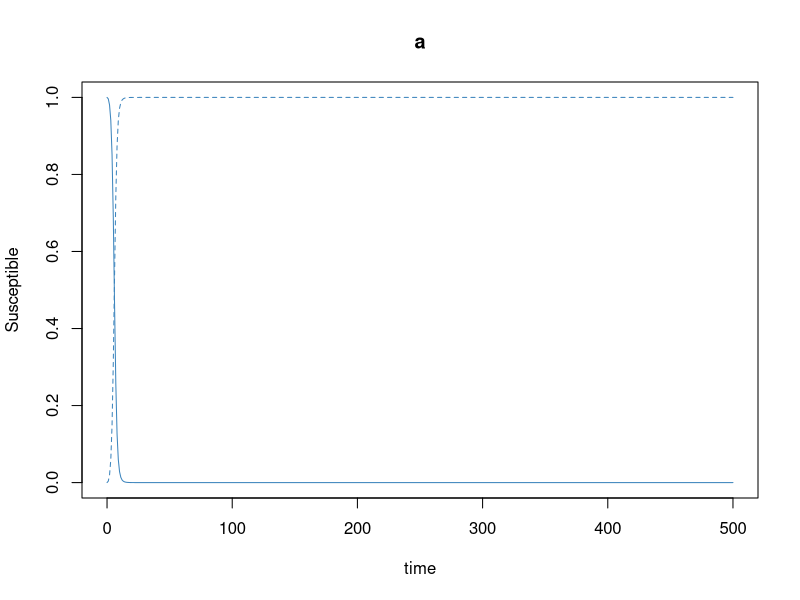
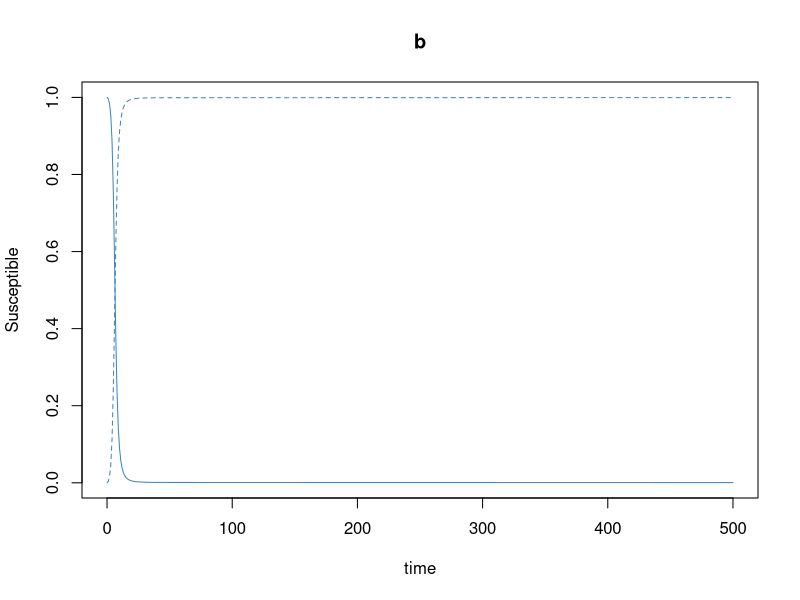
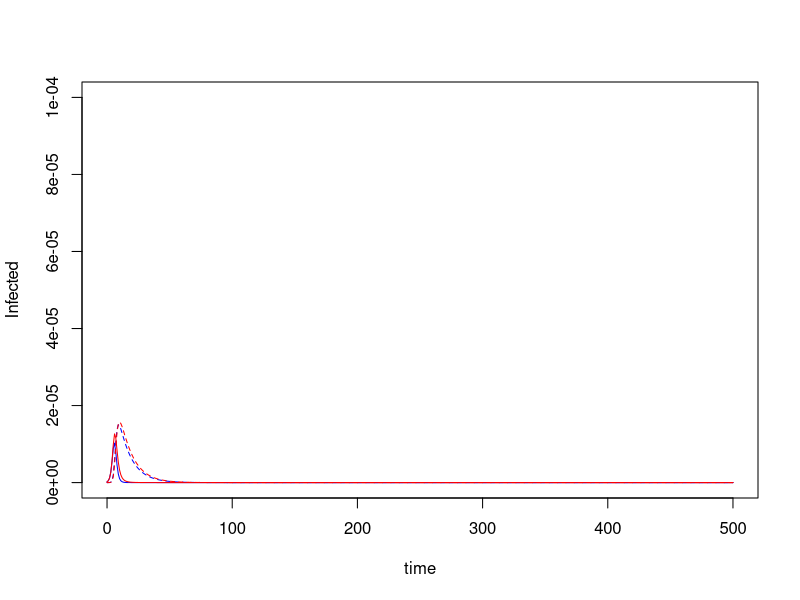
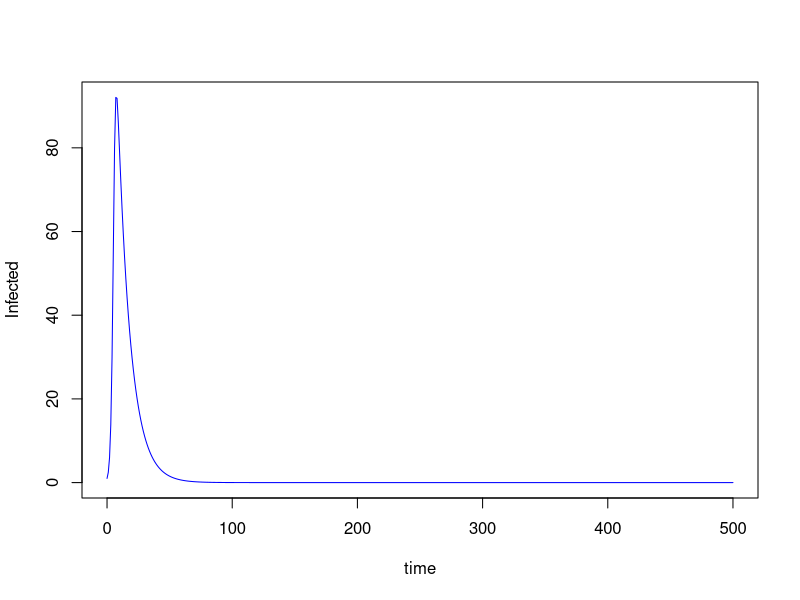
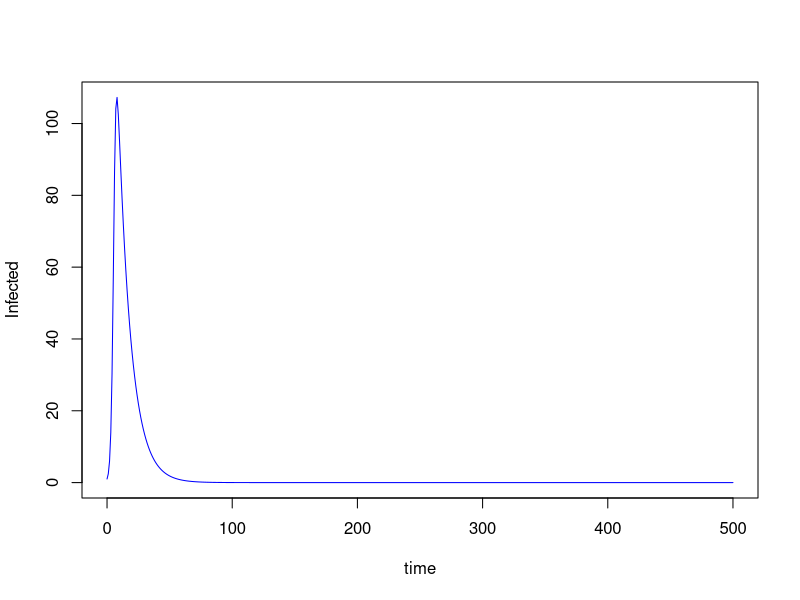
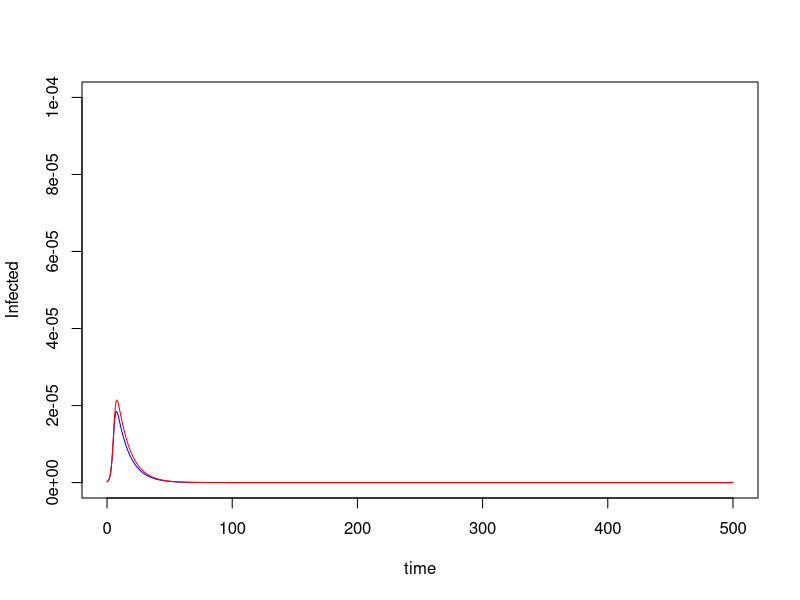
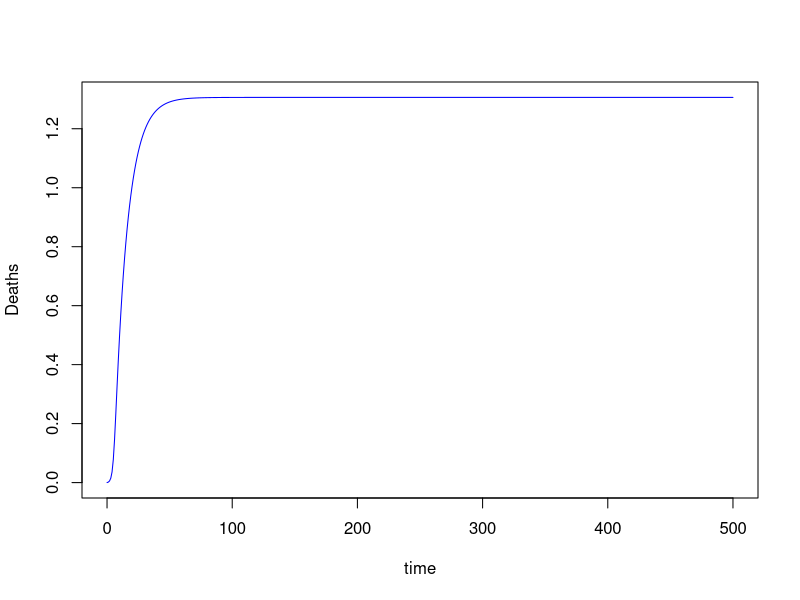
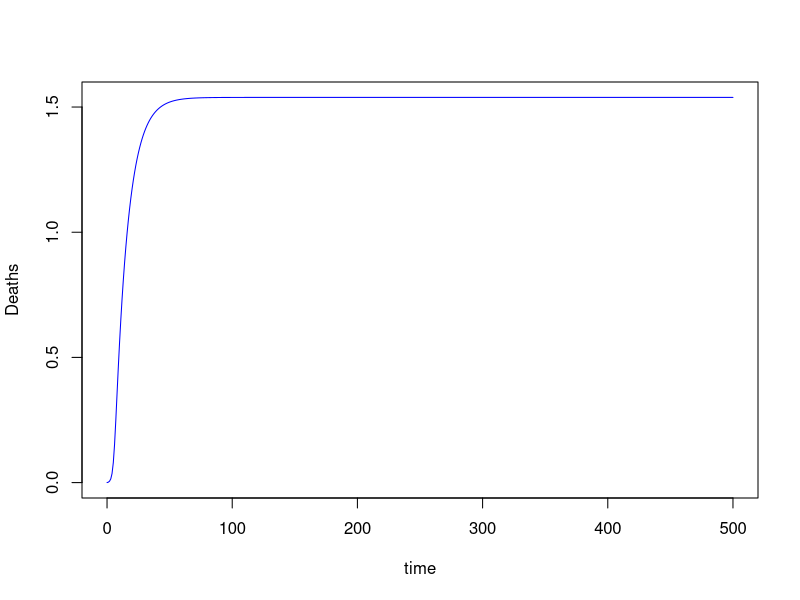

Generate these figures, in order, with R:
# adapted from Harris et al.
# https://github.com/mjharris95/divided-disease/blob/main/aware-eqs.R
# https://www.cambridge.org/core/journals/evolutionary-human-sciences/article/social-divisions-and-risk-perception-drive-divergent-epidemics-and-large-later-waves/71613CAF7D03C9F20A8864A59B9BF311#article

library(deSolve)
library(tidyverse)
library(reshape2)

full_aware<-function(h=NA, epsilon=NA, mu=NA, kappa=NA, beta=NA, rho=NA, sigma = NA, omega = NA,
                     theta=5, phi=.1, kappa_a=.1,  kappa_b=.1, rho_a=.1,  
                     mu_a=.05, mu_b=.05, beta_a=.5, beta_b=.5, rho_b=.1,
                     ha=.99, hb=.99, epsilon_a=.5, epsilon_b=.5, sigma_a = .5, sigma_b = .5, 
                     ell=1, I0_a=1, I0_b=1, N0_a = 0.8*10000000, N0_b = 0.2*10000000,
                     v_val=0, v_start=0, time=200, theta_a=.2, theta_b=.2, omega_a = .5, omega_b = .5,
                     get_params=FALSE){
  if(!is.na(beta)){
    beta_a<-beta
    beta_b<-beta
  }
  
  if(!is.na(kappa)){
    kappa_a<-kappa
    kappa_b<-kappa
  }
  
  if(!is.na(mu)){
    mu_a<-mu
    mu_b<-mu
  }
  
  if(!is.na(rho)){
    rho_a<-rho
    rho_b<-rho
  }
  
  if(!is.na(h)){
    ha<-h
    hb<-h
  }
  
  if(!is.na(epsilon)){
    epsilon_a<-epsilon
    epsilon_b<-epsilon
  }
  
  if(!is.na(sigma)){
    sigma_a<-sigma
    sigma_b<-sigma
  }
  
  if(!is.na(theta)){
    theta_a<-theta
    theta_b<-theta
  }
  
  if(!is.na(omega)){
    omega_a<-omega
    omega_b<-omega
  }
  
  N_a = N0_a
  N_b = N0_b
  
  params<-c("kappa_a"=kappa_a, "kappa_b"=kappa_b,  "theta"=theta, 
            "beta_a"=beta_a, "beta_b"=beta_b, "rho"=rho, "phi"=phi, 
            "rho_a"=rho_a, "rho_b"=rho_b,
            "mu_a"=mu_a, "mu_b"=mu_b, "epsilon_a"=epsilon_a, "epsilon_b"=epsilon_b,  "ha"=ha, "hb"=hb, "ell"=ell, "v_start"=v_start, "v_val"=v_val, "time"=time, 
            "I0_a"=I0_a, "I0_b"=I0_b, 
            "N0_a" = N0_a, "N0_b"=N0_b,
            "theta_a"=theta_a, "theta_b"=theta_b,
            "sigma_a" = sigma_a, "sigma_b" = sigma_b,
            "omega_a" = omega_a, "omega_b" = omega_b) 
  state<-c( 
    
    #group a
    SUa<-(N0_a - I0_a)*1,
    SPa<-(N0_a - I0_a)*0,
    IUa<-I0_a,
    IPa<-0,
    RUa<-0,
    RPa<-0,
    DUa<-0,
    DPa<-0,

    #group b
    SUb<-(N0_b - I0_b)*1,
    SPb<-(N0_b - I0_b)*0,
    IUb<-I0_b,
    IPb<-0,
    RUb<-0,
    RPb<-0,
    DUb<-0,
    DPb<-0
  )
  
  names(state)<- c("SUa", "SPa", "IUa", "IPa", "RUa", "RPa", "DUa", "DPa",
                   "SUb", "SPb", "IUb", "IPb", "RUb", "RPb", "DUb", "DPb")
  
  sir_upu<-function(t, state, parameter){
    
    with(as.list(c(parameter, state)), {
      
      
      if(t<ell){
        lag<-rep(0, 16)
      }
      else{
        lag<-lagvalue(t-ell)
      }
      
      #transitions for group a
      if(t>v_start){
        v <- v_val
      }
      else{
        v<-0
      }
      

      dSUa <- -sqrt(beta_a)*SUa*(sqrt(beta_a)*ha*(IUa/N_a+kappa_a*IPa/N_a)+sqrt(beta_b)*(1-ha)*(IUb/N_b+kappa_b*IPb/N_b)) - 
        theta_a * SUa * (epsilon_a * (DUa+DPa-lag[7]-lag[8]) + (1-epsilon_a) * (DUb+DPb-lag[15]-lag[16]) ) - 
        omega_a * SUa * (sigma_a *(SPa + IPa + RPa)/N_a + (1 - sigma_a)* (SPb + IPb + RPb)/N_b) + 
        phi * SPa  
      
      dSPa <- -sqrt(beta_a)*kappa_a*SPa*(sqrt(beta_a)*ha*(IUa/N_a+kappa_a*IPa/N_a)+sqrt(beta_b)*(1-ha)*(IUb/N_b+kappa_b*IPb/N_b)) + 
        theta_a * SUa * (epsilon_a * (DUa+DPa-lag[7]-lag[8]) + (1-epsilon_a) * (DUb+DPb-lag[15]-lag[16]) ) +  
        omega_a * SUa * (sigma_a *(SPa + IPa + RPa)/N_a + (1 - sigma_a)* (SPb + IPb + RPb)/N_b) - 
        phi * SPa  - v*SPa
      
      dIUa <- sqrt(beta_a)*SUa*(sqrt(beta_a)*ha*(IUa/N_a+kappa_a*IPa/N_a)+sqrt(beta_b)*(1-ha)*(IUb/N_b+kappa_b*IPb/N_b)) - 
        theta_a * IUa * (epsilon_a * (DUa+DPa-lag[7]-lag[8]) + (1-epsilon_a) * (DUb+DPb-lag[15]-lag[16]) ) -
        omega_a * IUa * (sigma_a *(SPa + IPa + RPa)/N_a + (1 - sigma_a)* (SPb + IPb + RPb)/N_b) + 
        phi * IPa -
        (rho_a) * IUa
      
      dIPa <- sqrt(beta_a)*kappa_a*SPa*(sqrt(beta_a)*ha*(IUa/N_a+kappa_a*IPa/N_a)+sqrt(beta_b)*(1-ha)*(IUb/N_b+kappa_b*IPb/N_b)) + 
        theta_a * IUa * (epsilon_a * (DUa+DPa-lag[7]-lag[8]) + (1-epsilon_a) * (DUb+DPb-lag[15]-lag[16])  ) +
        omega_a * IUa * (sigma_a *(SPa + IPa + RPa)/N_a + (1 - sigma_a)* (SPb + IPb + RPb)/N_b)- 
        phi * IPa -
        (rho_a) * IPa
      
      
      #dSUa <- -beta*SUa*(C_aa*(IUa+kappa_a*IPa)/N_a + C_ba*(IUb+kappa_b*IPb)/N_b) - 
      #  theta_a * SUa * (epsilon_a * (DUa+DPa-lag[7]-lag[8]) + (1-epsilon_a) * (DUb+DPb-lag[16]-lag[17]) ) + phi * SPa  
      
      #dSPa <- -beta*kappa_a*SPa*(C_aa*(IUa+kappa_a*IPa)/N_a + C_ba*(IUb +kappa_b*IPb)/N_b) + 
      #  theta_a * SUa * (epsilon_a * (DUa+DPa-lag[7]-lag[8]) + (1-epsilon_a) * (DUb+DPb-lag[16]-lag[17]) ) - phi * SPa  -
      #  v*SPa
      
      #dIUa <- beta*SUa*(C_aa*(IUa + kappa_a*IPa)/N_a + C_ba*(IUb + kappa_b*IPb)/N_b) - 
      #  theta_a * IUa * (epsilon_a * (DUa+DPa-lag[7]-lag[8]) + (1-epsilon_a) * (DUb+DPb-lag[16]-lag[17]) ) + phi * IPa -
      #  (rho_a) * IUa
      
      #dIPa <- beta*kappa_a*SPa*(C_aa*(IUa + kappa_a*IPa)/N_a + C_ba*(IUb + kappa_b*IPb)/N_b) + 
      #  theta_a * IUa * (epsilon_a * (DUa+DPa-lag[7]-lag[8]) + (1-epsilon_a) * (DUb+DPb-lag[16]-lag[17])  ) - phi * IPa -
      #  (rho_a) * IPa
      
      dRUa <- rho_a * (1-mu_a) * IUa - 
        theta_a * RUa * (epsilon_a * (DUa+DPa-lag[7]-lag[8]) + (1-epsilon_a) * (DUb+DPb-lag[15]-lag[16]) ) -
        omega_a * RUa * (sigma_a *(SPa + IPa + RPa)/N_a + (1 - sigma_a)* (SPb + IPb + RPb)/N_b) + phi * RPa  
      
      dRPa <- rho_a * (1-mu_a) * IPa + v * SPa +
        theta_a * RUa * (epsilon_a * (DUa+DPa-lag[7]-lag[8]) + (1-epsilon_a) * (DUb+DPb-lag[15]-lag[16])  ) +
        omega_a * RUa * (sigma_a *(SPa + IPa + RPa)/N_a + (1 - sigma_a)* (SPb + IPb + RPb)/N_b) - phi * RPa  
      
      dDUa <- rho_a*mu_a*IUa
      
      dDPa <- rho_a*mu_a*IPa

      
      #transitions for group b
      
      dSUb <- -sqrt(beta_b)*SUb*(sqrt(beta_a)*(1-hb)*(IUa/N_a+kappa_a*IPa/N_a)+sqrt(beta_b)*(hb)*(IUb/N_b+kappa_b*IPb/N_b)) - 
        theta_b * SUb * ((1-epsilon_b) * (DUa+DPa-lag[7]-lag[8]) + (epsilon_b) * (DUb+DPb-lag[15]-lag[16]) ) -
        omega_b * SUb * ((1- sigma_b) *(SPa + IPa + RPa)/N_a + (sigma_b)* (SPb + IPb + RPb)/N_b) + phi * SPb
      
      dSPb <- -sqrt(beta_b)*kappa_b*SPb*(sqrt(beta_a)*(1-hb)*(IUa/N_a+kappa_a*IPa/N_a)+sqrt(beta_b)*(hb)*(IUb/N_b+kappa_b*IPb/N_b)) + 
        theta_b * SUb * ((1-epsilon_b) * (DUa+DPa-lag[7]-lag[8]) + (epsilon_b) * (DUb+DPb-lag[15]-lag[16])  ) +
        omega_b * SUb * ((1- sigma_b) *(SPa + IPa + RPa)/N_a + (sigma_b)* (SPb + IPb + RPb)/N_b) - phi * SPb -
        v * SPb
      
      dIUb <- sqrt(beta_b)*SUb*(sqrt(beta_a)*(1-hb)*(IUa/N_a+kappa_a*IPa/N_a)+sqrt(beta_b)*(hb)*(IUb/N_b+kappa_b*IPb/N_b)) - 
        theta_b * IUb * ((1-epsilon_b) * (DUa+DPa-lag[7]-lag[8]) + (epsilon_b) * (DUb+DPb-lag[15]-lag[16]) ) -
        omega_b * IUb * ((1- sigma_b) *(SPa + IPa + RPa)/N_a + (sigma_b)* (SPb + IPb + RPb)/N_b) + phi * IPb -
        (rho_b) * IUb
      
      dIPb <- sqrt(beta_b)*kappa_b*SPb*(sqrt(beta_a)*(1-hb)*(IUa/N_a+kappa_a*IPa/N_a)+sqrt(beta_b)*(hb)*(IUb/N_b+kappa_b*IPb/N_b)) +
        theta_b * IUb * ((1-epsilon_b) * (DUa+DPa-lag[7]-lag[8]) + (epsilon_b) * (DUb+DPb-lag[15]-lag[16]) ) + 
        omega_b * IUb * ((1- sigma_b) *(SPa + IPa + RPa)/N_a + (sigma_b)* (SPb + IPb + RPb)/N_b)- phi * IPb -
        (rho_b) * IPb
      
      dRUb <- (1-mu_b) * rho_b * IUb - 
        theta_b * RUb * ((1-epsilon_b) * (DUa+DPa-lag[7]-lag[8]) + (epsilon_b) * (DUb+DPb-lag[15]-lag[16]) ) -
        omega_b * RUb * ((1- sigma_b) *(SPa + IPa + RPa)/N_a + (sigma_b)* (SPb + IPb + RPb)/N_b) + phi * RPb
      
      dRPb <- (1-mu_b) * rho_b * IPb + v * SPb +
        theta_b * RUb * ((1-epsilon_b) * (DUa+DPa-lag[7]-lag[8]) + (epsilon_b) * (DUb+DPb-lag[15]-lag[16])  ) +
        omega_b * RUb * ((1- sigma_b) *(SPa + IPa + RPa)/N_a + (sigma_b)* (SPb + IPb + RPb)/N_b) - phi * RPb
      
      dDUb <- rho_b*mu_b*IUb
      
      dDPb <- rho_b*mu_b*IPb
      

      return(list(c(dSUa, dSPa, dIUa, dIPa, dRUa, dRPa, dDUa, dDPa,
                    dSUb, dSPb, dIUb, dIPb, dRUb, dRPb, dDUb, dDPb
      )))
    })
  }
  
  times<-seq(from=0, to=time, by=1)
  
  as.data.frame(dede(state, times, sir_upu, params))->sim
  
  if(get_params){
    return(list(sim=sim, params=params))
  }
  
  else{
    return(sim)
  }
  
}


f = 0.5

N_a = f*10000000; N_b = (1-f)*10000000

C_a = 5; C_b = 5
ls<-full_aware(h=.5,  mu=.01, kappa=0.03, beta_a = 0.2*C_a, beta_b = 0.2*C_b, rho=1/10, 
               theta_a=0.3, theta_b = 0.001, epsilon=.5,
               omega_a = 0.3, omega_b = 0.001, sigma = .5,
               N0_a = N_a, N0_b = N_b, time = 500,
               ell=1, phi=0, get_params=TRUE)
sim<-ls$sim




plot(SUa/N_a~time, data=sim, type="l", col="#3D85BD", ylab="Susceptible", main="a")
lines(SPa/N_a~time, data=sim, col="#3D85BD", lty=2)
plot(SUb/N_b~time, data=sim, col="#3D85BD", type="l", main="b", ylab="Susceptible")
lines(SPb/N_b~time, data=sim, col="#3D85BD", lty=2)


plot(IUa/N_a~time, data=sim, type="l", col="blue", ylim = c(0, 0.0001), ylab="Infected")
lines(IPa/N_a~time, data=sim, col="blue", lty=2)
lines(IUb/N_b~time, data=sim, col="red", type="l", ylab="Infected")
lines(IPb/N_b~time, data=sim, col="red", lty=2)


plot((IUa + IPa)~time, data=sim, type="l", col="blue", ylab="Infected")
plot((IUb+IPb)~time, data=sim, type="l", col="blue", ylab="Infected")

plot((IUa+IPa)/N_a~time, data=sim, type="l", col="blue", ylim = c(0, 0.0001), ylab="Infected")
lines((IUb+IPb)/N_b~time, data=sim, col="red", type="l", ylab="Infected")

plot((DUa+DPa)~time, data=sim, type="l", col="blue", ylab="Deaths")
plot((DUb+DPb)~time, data=sim, type="l", col="blue", ylab="Deaths")


plot((SPa+IPa+RPa)/N_a~time, data=sim, type="l", col="blue", ylab="Protected")
lines((SPb+IPb+RPb)/N_b~time, data = sim, col = "red")

#can change the values of h and epsilon. Both vectors can be any length.
h<-c(.5, .99)
epsilon<-c(.5, .99)

expand.grid(h=h, epsilon=epsilon)  %>%
  data.frame() %>%
  apply(1, function(par) full_aware(theta=100, beta=.2, rho=.1, mu=.01, h=par[["h"]],time=200, kappa=.3, I0_a=.001, I0_b=0, ell=1, phi=0, epsilon=par[["epsilon"]]) %>% 
          cbind(h=par[["h"]], epsilon=par[["epsilon"]])) %>% 
  do.call(rbind, .) %>%
  mutate(eps_descript = ifelse(epsilon==.5, "Uniform Awareness", 
                               ifelse(epsilon==.99,"Separated Awareness",
                                      " "))) %>%
  mutate(h_descript = ifelse(h==.5, "Uniform \nMixing", 
                             ifelse(h==.99,"Separated \nMixing",
                                    " "))) -> df

line_sz<-.8

ggplot(df)+geom_line(aes(x=time, y=IUa+IPa), size=line_sz, color="#f4a896")+geom_line(aes(x=time, y=IUb+IPb, size=as.factor(h)), color="#358597")+
  annotate("segment", x=-Inf, xend=Inf, y=-Inf, yend=-Inf, size=1)+
  annotate("segment", x=-Inf, xend=-Inf, y=-Inf, yend=Inf, size=1)+
  geom_hline(yintercept=c(0,.04,.08, .12), linetype="dotted", color="gray")+
  facet_grid(h+h_descript~epsilon+eps_descript, 
             labeller=label_bquote(
               cols=atop(atop(phantom(), .(eps_descript)), atop("("~epsilon==.(epsilon)~")", phantom())),
               rows=atop(atop(.(h_descript), ""), atop("("~h==.(h)~")", phantom()))))+
  ylab("Infections")+
  theme(strip.text.y = element_text(angle = 0))+scale_y_continuous(breaks=c(0, .04, .08, .12))+
  scale_size_manual(values=c("0.5"=.3*line_sz, "0.99"=line_sz), guide="none", na.value = line_sz)+
  scale_colour_manual(name="", 
                      labels = c(expression("group"~italic(a)), expression("group"~italic(b))),
                      values = c("group *a*"="#f4a896", "group *b*"="#358597"))+
  theme(strip.text=element_text(size=20))
